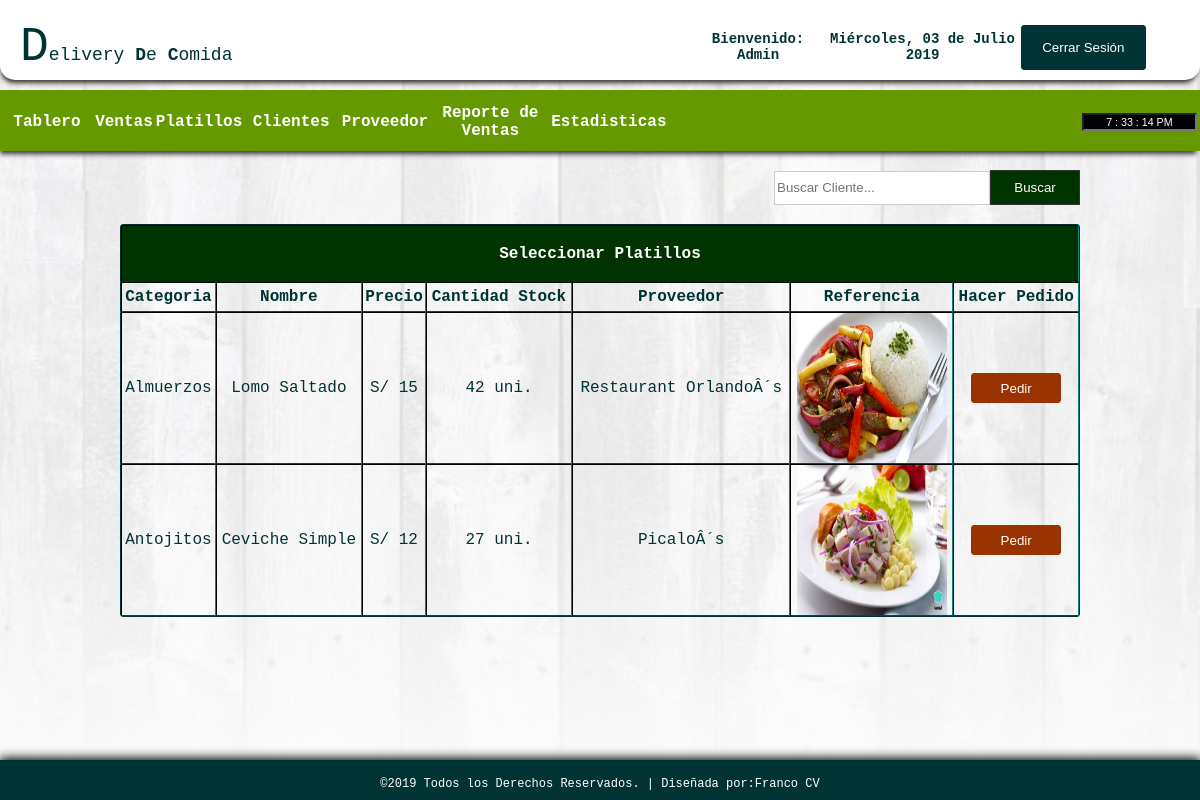
Before: /modelo.php (signed in) with the older database file.
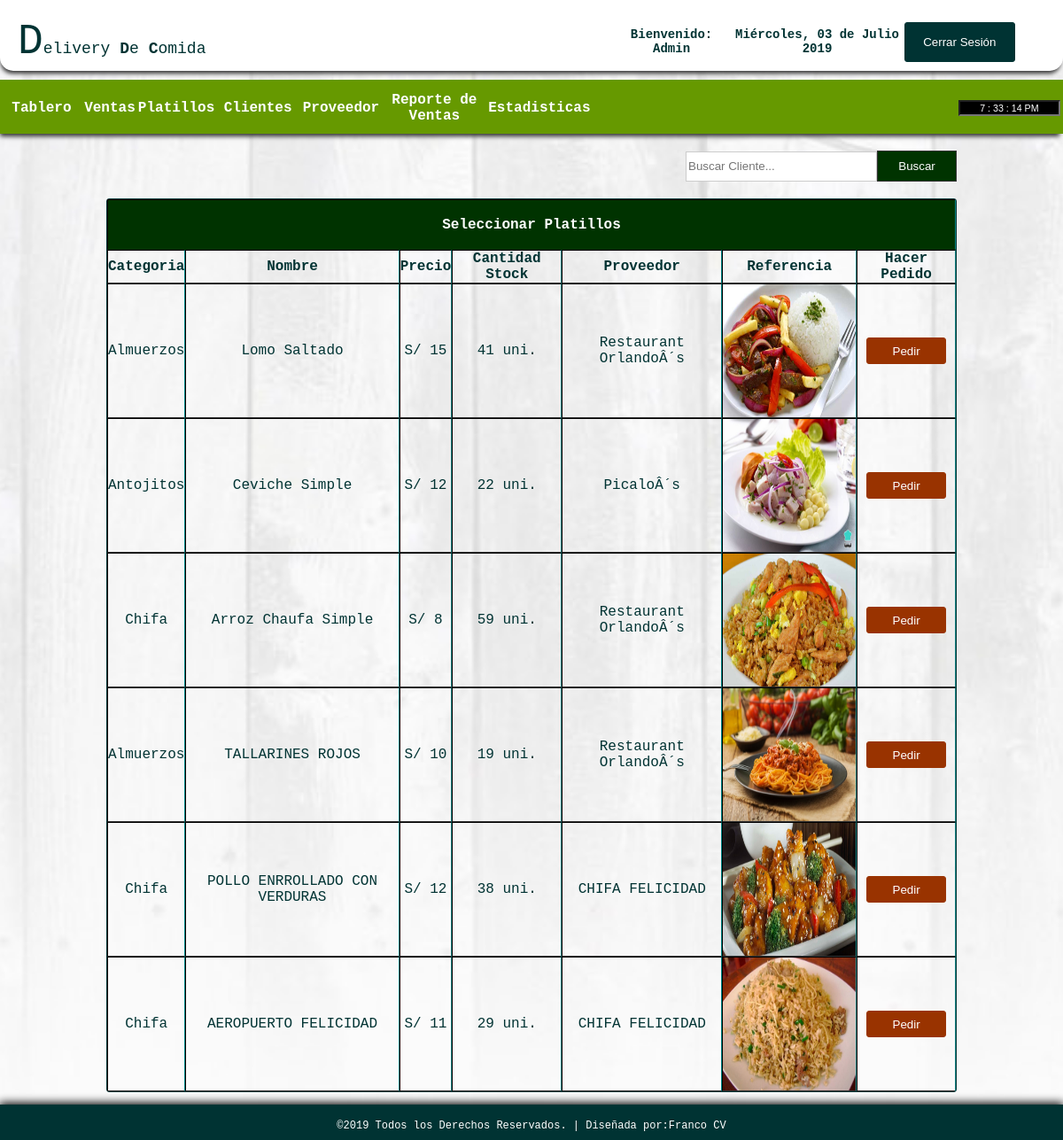
After: the same page with the newer database file.
### tables this page shows
CREATE TABLE IF NOT EXISTS `products` (
`id` int(11) NOT NULL,
  `category` varchar(100) NOT NULL,
  `name` varchar(100) NOT NULL,
  `quantity` int(11) NOT NULL,
  `purchase` int(11) NOT NULL,
  `retail` int(11) NOT NULL,
  `supplier` varchar(100) NOT NULL,
  `ext` varchar(5) NOT NULL,
  `detalle` varchar(200) DEFAULT NULL
);

### modelo.php (the view, shortened to what this page needs)
<!DOCTYPE html PUBLIC "-//W3C//DTD XHTML 1.0 Transitional//EN" "http://www.w3.org/TR/xhtml1/DTD/xhtml1-transitional.dtd">
<html xmlns="http://www.w3.org/1999/xhtml">
<head>
</head>
<?php error_reporting(0);
 include_once'./cabezera.php';  ?>
<body>
<br>
<table width="80%" border="0" align="center" cellpadding="0" cellspacing="0">
      <tr>
        <td height="37" align="right">
        <form action="sales.php" method="get" ecntype="multipart/data-form">
        <input type="text" name="query" style="border:1px solid #CCC; color: #333; width:210px; height:30px;" placeholder="Buscar Cliente..." /><input type="submit" id="btnsearch" value="Buscar" name="search" />
        </form>
     	</td>
      </tr>
    </table></th>
  <br>
  <tr>
    <td>
    <table border="1" cellpadding="0" cellspacing="0" align="center" width="80%" style="border:1px solid #033; color:#033;">
     <tr>
     <th colspan="7" align="center" height="55px" style="border-bottom:1px solid #030; background: #030; color:#FFF;"> Seleccionar Platillos </th>
    </tr>
      <tr height="30px">
        <th style="border-bottom:1px solid #333;"> Categoria </th>
        <th style="border-bottom:1px solid #333;"> Nombre </th>
        <th style="border-bottom:1px solid #333;"> Precio </th>
        <th style="border-bottom:1px solid #333;"> Cantidad Stock </th>
        <th style="border-bottom:1px solid #333;"> Proveedor </th>
         <th style="border-bottom:1px solid #333;"> Referencia </th>
        <th style="border-bottom:1px solid #333;">Hacer Pedido</th>
      </tr>
       <?php
require('config.php');
if(isset($_GET['search'])){
            $query = $_GET['query'];
            $sql = "select * from products where category like '%$query%' or name like '%$query%'";
            $result = $db_link->query($sql);
            if($result->num_rows > 0){
              while($row = $result->fetch_array()){?>
            <tr align="center" style="height:35px">
        <td style="border-bottom:1px solid #333;"> <?php echo $row['category']; ?> </td>
        <td style="border-bottom:1px solid #333;"> <?php echo $row['name']; ?> </td>
        <td style="border-bottom:1px solid #333;">S/ <?php echo $row['retail']; ?> </td>
        <td style="border-bottom:1px solid #333;"> <?php echo $row['quantity']; ?> uni. </td>
        <td style="border-bottom:1px solid #333;"> <?php echo $row['supplier']; ?> </td>
         <td style="border-bottom:1px solid #333;"> <img src="imgplatos/<?php echo $row['id'].'.'.$row['ext'];?>"width="150" height="150"> </td>
        <td style="border-bottom:1px solid #333;">
        <a href="process_sales.php?id=<?php echo md5($row['id']);?>"><input type="button" value="Pedir" style="width:90px; height:30px; color:#FFF; background: #930; border:1px solid #930; border-radius:3px;"></a>
        </td>
      </tr>
            <?php
              }
            }else{
              echo "<center>No records</center>";
            }
          }else{
$query="SELECT * FROM products";
$result=mysqli_query($db_link, $query);
while ($row=mysqli_fetch_array($result)){?>
      <tr align="center" style="height:35px">
      	<td style="border-bottom:1px solid #333;"> <?php echo $row['category']; ?> </td>
        <td style="border-bottom:1px solid #333;"> <?php echo $row['name']; ?> </td>
        <td style="border-bottom:1px solid #333;">S/ <?php echo $row['retail']; ?> </td>
        <td style="border-bottom:1px solid #333;"> <?php echo $row['quantity']; ?> uni. </td>
        <td style="border-bottom:1px solid #333;"> <?php echo $row['supplier']; ?> </td>
         <td style="border-bottom:1px solid #333;"> <img src="imgplatos/<?php echo $row['id'].'.'.$row['ext'];?>"width="150" height="150"> </td>
        <td style="border-bottom:1px solid #333;">
        <a href="process_sales.php?id=<?php echo md5($row['id']);?>"><input type="button" value="Pedir" style="width:90px; height:30px; color:#FFF; background: #930; border:1px solid #930; border-radius:3px;"></a>
        </td>
      </tr>
   <?php
}}?>
    </table>
  </td>
  </tr>
<br><br><br>
<div id="footer">
<table border="0" cellpadding="15px" align="center"; style="size: 12px; font-family: 'Courier New', Courier, monospace; color: #FFF; font-size: 12px;">
<tr>
	<td>
     &copy;2019 Todos los Derechos Reservados.  |  Diseñada por:<a href="https://www.facebook.com/repp0rt">Franco CV</a>
    </td>
</tr>
</table>
</div>
</body>
</html>

### cabezera.php (shortened to what this page needs)
<!DOCTYPE html PUBLIC "-//W3C//DTD XHTML 1.0 Transitional//EN" "http://www.w3.org/TR/xhtml1/DTD/xhtml1-transitional.dtd">
<html xmlns="http://www.w3.org/1999/xhtml">
<head>
</head>
<link rel="stylesheet" type="text/css" href="css/css1.css">
<body onload="mueveReloj()">
<div id="container">
<div id="header">
<table cellspacing="0" width="100%" border="0" cellpadding="20px">
<tr>
   <td width="56%">
    <table width="41%" border="0" cellspacing="0" cellpadding="0">
     <tr>
       <td width="80%" align="left"> <font size="12px">D</font><span style="font-size: 18px;">elivery <b>D</b>e <b>C</b>omida</span></td>
       </tr>
     </table></td>
    <td style="font-size:14px;">
      <table width="93%" border="0" cellspacing="0" cellpadding="0">
        <tr>
         <th scope="col">Bienvenido: <?php echo $_SESSION['access'];?></th>
            <th scope="col">
         <?php
         include_once("date1.php");
         ?></th>
            <th scope="col" width="20px"><a href="logout.php">
            <input type="button" id="btnadd" value="Cerrar Sesión" align="middle" src="" />
            </a></th>
        </tr>
  </table></td>
    </tr>
</table>
</div>
<br><br><br><br><br>
<div id = "headnav">
<table width="100%" border="0" cellpadding="0" cellspacing="0">
<tr>
   <td width="1053" height="62">
   <table width="669" border="0" cellspacing="0" cellpadding="0">
     <tr>
       <th width="90" height="62" scope="col"><a href="index.php">Tablero</a></th>
       <th width="50" scope="col"><a href="limpiar.php">Ventas</a></th>
       <th width="80" scope="col"><a href="products.php">Platillos</a></th>
       <th width="90" scope="col"><a href="customers.php">Clientes</a></th>
       <th width="90" scope="col"><a href="supplier.php">Proveedor</a></th>
       <th width="112" scope="col"><a href="salesreport.php">Reporte de Ventas</a></th>
        <th width="112" scope="col"><a href="estadisticas.php">Estadisticas</a></th>
       </tr>
     </table>
      </td>
      <td width="13">
      <table border="0" cellspacing="0" cellpadding="0">
         <tr>
         <td align="left" style="color:#FFF">
           <form name="form_reloj">
<input type="text" name="reloj" size="15" style="background-color : Black; color : White; font-family : Verdana, Arial, Helvetica; font-size : 8pt; text-align : center;" onfocus="window.document.form_reloj.reloj.blur()">
</form>
            </td>
        </tr>
      </table>
      </td>
</tr>
</table>
</div>
</body>
</html>

### date1.php (shortened to what this page needs)
<?php
								$dia=date("l");
								if ($dia=="Wednesday") $dia="Miércoles";
								$mes=date("F");
								if ($mes=="July") $mes="Julio";
								$ano=date("Y");
								$dia2=date("d");
								echo "$dia, $dia2 de $mes $ano";
								?>

### css/css1.css (style rules this page uses)
html { font-family: "Courier New", Courier, monospace; color: #033; height:100%; margin:0; padding:0; -webkit-background-size: cover; -moz-background-size: cover; -o-background-size: cover; background-size: cover; }
body { margin:0; font-size:16px; height:100%; margin:0; padding:0; background:url(../images/bgimg.jpg) no-repeat center fixed; -webkit-background-size: cover; -moz-background-size: cover; -o-background-size: cover; background-size: cover; }
#container { height:100px; width: auto; margin:0 auto; }
#header { box-shadow: -1px 5px 5px -2px #333333; position:fixed; width:100%; height:80px; border-radius:0px 0px 15px 15px; background-color:#FFF; }
#footer { clear: both; background: #033; height: 40px; width: 100%; position: fixed; left: 0px; bottom: 0px; text-align: center; box-shadow:0px -1px 10px 1px #000; }
#headnav { box-shadow: -2px 5px 5px -2px #333333; border-top:1px solid #690; padding:0px; clear:both; background: #690; height:60px; width:100%; }
#btnsearch { border:1px solid #333; background: #030; height:35px; width:90px; color: #FFF; font-family:"Lucida Sans Unicode", "Lucida Grande", sans-serif; }
#btnadd { border:1px solid #033; background: #033; border-radius:3px; height:45px; width:125px; color: #FFF; font-family:"Lucida Sans Unicode", "Lucida Grande", sans-serif; }
a:link { color:#FFF; text-decoration: none; }
table { border-radius:3px; text-align: center; }

Changed rows visible on the page:
changed products "Lomo Saltado": quantity "42" → "41"
changed products "Antojitos": quantity "27" → "22"
added products: category "Chifa", name "Arroz Chaufa Simple", retail "8", quantity "59", supplier "Restaurant OrlandoÂ´s", shows a picture
added products: category "Almuerzos", name "TALLARINES ROJOS", retail "10", quantity "19", supplier "Restaurant OrlandoÂ´s", shows a picture
added products: category "Chifa", name "POLLO ENRROLLADO CON VERDURAS", retail "12", quantity "38", supplier "CHIFA FELICIDAD", shows a picture
added products: category "Chifa", name "AEROPUERTO FELICIDAD", retail "11", quantity "29", supplier "CHIFA FELICIDAD", shows a picture
